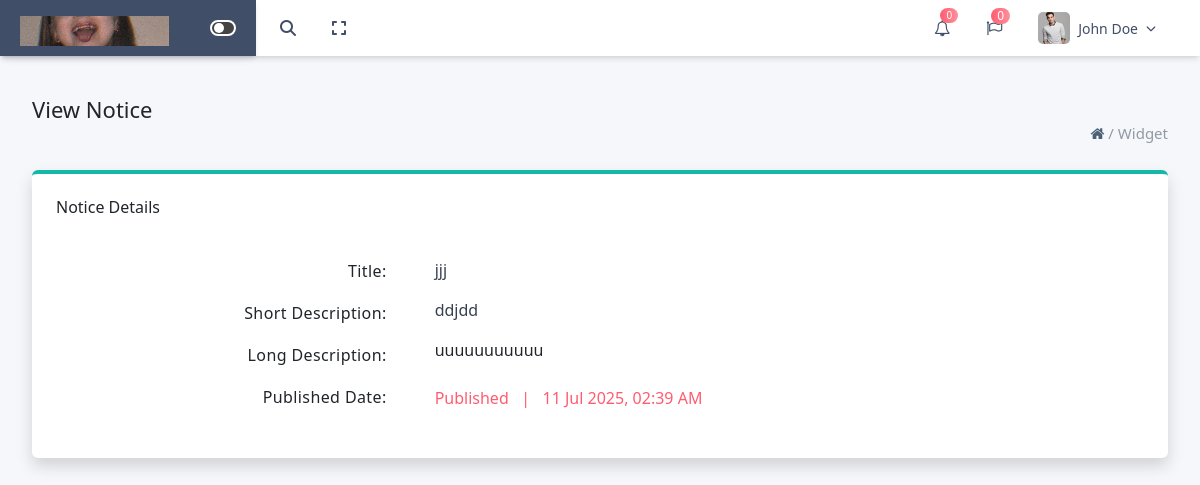
The app's page /phpfile/notice/view_notice.php?id=4 with its own data.
### tables this page shows
CREATE TABLE `notices` (
  `id` int(11) NOT NULL,
  `title` varchar(255) NOT NULL,
  `short_desc` text NOT NULL,
  `long_desc` longtext NOT NULL,
  `status` varchar(50) NOT NULL,
  `created_at` datetime DEFAULT current_timestamp()
);

### phpfile/notice/view_notice.php (the view, shortened to what this page needs)
<?php
$conn = new mysqli("localhost", "root", "", "hrms_dashboard");
$id = isset($_GET['id']) ? intval($_GET['id']) : 0;
$query = "SELECT * FROM notices WHERE id = $id";
$result = $conn->query($query);
$row = $result->fetch_assoc();
?>
<!DOCTYPE html>
<html lang="en">
<head>
    <link rel="stylesheet" href="../../css/bootstrap.css">
    <link rel="stylesheet" href="../../fontawesome/font-awesome-4.7.0/css/font-awesome.css">
    <link rel="stylesheet" href="https://cdnjs.cloudflare.com/ajax/libs/font-awesome/6.7.2/css/all.min.css">
    <link rel="stylesheet" href="https://cdnjs.cloudflare.com/ajax/libs/font-awesome/4.7.0/css/font-awesome.min.css">
    <script src="https://cdn.tailwindcss.com"></script>
    <link href="https://cdn.jsdelivr.net/npm/bootstrap-select@1.14.0-beta3/dist/css/bootstrap-select.min.css"
          rel="stylesheet">
    <link href="https://cdn.jsdelivr.net/npm/bootstrap@5.3.3/dist/css/bootstrap.min.css" rel="stylesheet">
</head>
<body class="bg-[#F6F7FB]">
<div class="w-full bg-white shadow-md fixed top-0 z-[10]">
    <header class="hidden md:flex items-center justify-between px-6  bg-whitesticky top-0  ml-64 ">
        <div class="float-left py-[12px]">
            <div class="flex items-center relative transition-all duration-500 ease-in-out w-[300px]"
                 id="search-wrapper">
                <button id="trigerIcon" class="absolute left-0 text-[#404E67] transition z-20">
                    <i class="fas fa-search text-[#404E67]"></i>
                </button>
                <button id="fullscreen-toggle"
                        class="p-1 text-[#404E67]
            rounded-full transition-all  duration-500 ease-in-out -ml-2 relative"
                        style="margin-left: -220px;">
                    <i class="fas font-[16px] fa-expand"></i>
                </button>
            </div>
        </div>
        <div class="flex items-center gap-9">
            <div class="relative inline-block text-left">
                <button id="bellButton" onclick="togglebellDopdown()" class="relative focus:outline-none">
                    <i class="fa fa-bell-o text-[#404E67] text-[16px]" aria-hidden="true"></i>
                    <span class="absolute -top-2 -right-2 a1 text-white text-[10px] rounded-full px-1.5">0</span>
                </button>
            </div>
            <div class="relative">
                <i class="fa fa-flag-o  text-[#404E67]" aria-hidden="true"></i>
                <span class="absolute -top-2 -right-2 a1 text-white text-xs rounded-full px-1.5">0</span>
            </div>
            <div class="relative inline-block text-left pr-5">
                <div id="profileButton" onclick="toggleProfileDopdown()" class="flex items-center gap-2 cursor-pointer">
                    <img src="../../images/img_1.png" alt="user" class="w-8 h-8 rounded-[5px] object-cover">
                    <span class="text-[#404E67] text-[14px] font-medium">John Doe</span>
                    <i class="fas fa-chevron-down text-[10px] text-[#404E67]"></i>
                </div>
            </div>
        </div>
    </header>
</div>
<div class="fixed top-0 start-0 bg-[#404E67] lg:w-64 md:w-full w-full sm:w-full shadow-md lg:p-[20px] md:p-[10px] sm:p-[10px] p-[10px]  z-40">
    <div class="grid grid-cols-12 items-center">
        <div class="col-span-4 flex lg:justify-start justify-start items-center">
            <div class=" hidden lg:block ">
                <img src="../../images/img.png" class="absolute top-4" alt="">
            </div>
        </div>
        <div class="col-span-4 flex justify-end items-center">
            <div class="hidden lg:flex">
                <div id="toggleSidebarBtn1" class="toggle-container flex">
                    <div class="toggle-circle"></div>
                </div>
            </div>
        </div>
    </div>
</div>
<div id="mainContent" class=" p-8 absolute top-1 ">
    <h1 class="font-medium text-[22px]">View Notice</h1>
    <span>
        <p class="float-right text-[#919aa3] text-[15px]"><a href="http://localhost/project/hrms_dashboard/phpfile/dashboard.php"><i class="fa fa-home text-[#4a6076]"></i></a> / <a
                    href="http://localhost/project/hrms_dashboard/phpfile/settings(1).php">Widget</a></p>
    </span>
    <div class="py-4"></div>
<div class="w-full mx-auto bg-white shadow rounded-md p-6 border-t-4 border-teal-500 ">
    <h1 class="text-md font-medium">Notice Details</h1>
    <div class="grid grid-cols-12 gap-5 pb-6 mt-10">
        <div class="lg:col-span-4 md:col-span-4 sm:col-span-4 col-span-4 space-y-4">
            <h5 class="text-md font-medium  leading-relaxed tracking-wide text-end">Title:</h5>
            <h5 class="text-md font-medium  leading-relaxed tracking-wide text-end">Short Description:</h5>
            <h5 class="text-md font-medium  leading-relaxed tracking-wide text-end">Long Description:</h5>
            <h5 class="text-md font-medium  leading-relaxed tracking-wide text-end">Published Date:</h5>
        </div>
        <div class="lg:col-span-6 md:col-span-6 sm:col-span-5 col-span-5 space-y-4">
            <p class="text-gray-700 text-md "><?= htmlspecialchars($row['title']) ?></p>
            <p class="text-gray-700 text-md"><?= htmlspecialchars($row['short_desc']) ?></p>
            <p class="text-gray-700 text-md"><?= $row['long_desc'] ?></p>
           <p class="text-[#fe5d70] pt-2"> <span class="<?= $row['status'] === 'Published'  ?>">
            <?= $row['status'] ?>
        </span>
            &nbsp; | &nbsp;
               <?= date("d M Y, h:i A", strtotime($row['created_at'])) ?>
           </p>
        </div>
    </div>
</div>
</div>
</body>
</html>

### phpfile/notice/view_notice.php (style rules this page uses)
html, body { overflow-x: hidden; }
.a1 { background: linear-gradient(to right, #fe5d70, #fe909d); }
.toggle-container { width: 26px; height: 16px; background-color: #444; border-radius: 9999px; cursor: pointer; position: relative; overflow: hidden; border: 2px solid white; }
.toggle-circle { width: 10px; height: 10px; background-color: white; border-radius: 50%; position: absolute; top: 1px; left: 2px; transition: transform 0.3s ease; }
#mainContent { margin-top: 60px; overflow-x: hidden; }

### records on screen
notices: title "jjj", short_desc "ddjdd", long_desc "uuuuuuuuuuu", status "Published", created_at "11 Jul 2025, 02:39 AM"
